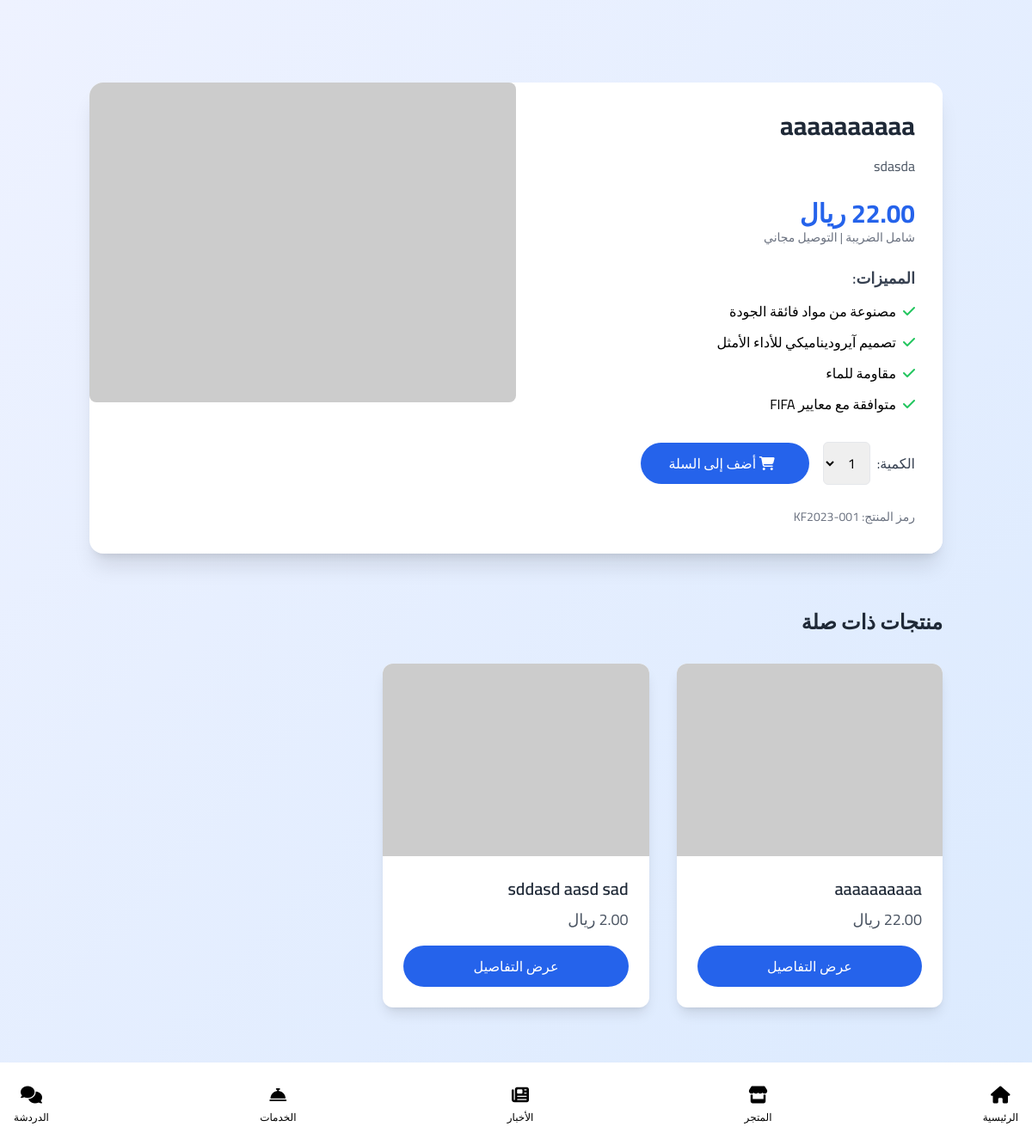
Screenshot of /student/viewProducts/1 (signed in) with the database file from the repository.
### students/models.py (models this page shows)
class ProductsModel(models.Model):
    club = models.ForeignKey(ClubsModel, on_delete=models.CASCADE)
    creator = models.ForeignKey(User, on_delete=models.SET_NULL, null=True)
    title = models.CharField(max_length=254, null=True)
    desc = models.TextField(null=True)
    price = models.DecimalField(max_digits = 6, decimal_places = 2)
    stock = models.IntegerField(default=1, null=True)
    classification = models.ManyToManyField('ProductsClassificationModel', blank=True)
    is_enabled = models.BooleanField(default=True)
    creation_date = models.DateTimeField(null=True, verbose_name="تاريخ الانشاء")

### students/views.py (the view)
# urls.py: path('viewProducts/<int:id>', views.viewProductsSpecific, name='viewProductsSpecific'),
def viewProductsSpecific(request, id):
    user = request.user
    club = user.userprofile.student_profile.club
    product = ProductsModel.objects.get(id=id)
    products = ProductsModel.objects.filter(club=club)
    return render(request, 'student/products/viewSpecific.html', {'product':product, 'products':products})

### messenger/templatetags/messenger_tags.py (called while the page is built)
@register.simple_tag
@stringfilter
def get_user_club(user_id):
    user = User.objects.get(id=user_id)
    club = getUserClub(user)
    return club

### messenger/views.py (called while the page is built)
def getUserClub(user):
    userprofile = user.userprofile
    if userprofile.account_type == '2':
        return userprofile.director_profile.club
    elif user.userprofile.account_type == '3':
        return userprofile.student_profile.club
    elif user.userprofile.account_type == '4':
        return userprofile.Coach_profile.club
    else:
        return None

### students/templatetags/students_tags.py (called while the page is built)
@register.simple_tag
@stringfilter
def get_product_imgs(id):
    imgs = ProductsImage.objects.filter(product__id=id)
    return imgs

### templates/student/products/viewSpecific.html (shortened to what this page needs)
{% extends "base_student.html" %} {% load students_tags %} {% load static %} {% block content %}
<link
  rel="stylesheet"
  href="https://cdn.jsdelivr.net/npm/swiper@11/swiper-bundle.min.css"
/>
<section
  class="w-full py-8 md:py-16 bg-gradient-to-br from-indigo-50 to-blue-100"
>
  <div class="container mx-auto px-4 mt-4 md:mt-8 pb-24">
    <div
      class="bg-white rounded-2xl shadow-xl overflow-hidden transition-shadow duration-300 hover:shadow-2xl"
    >
      <div class="flex flex-col md:flex-row-reverse">
        <div class="md:w-1/2 relative swiper-container">
          <div class="swiper-wrapper">
            {% get_product_imgs product.id as imgs %}
            {% for img in imgs %}
            <div class="swiper-slide">
              <img
                src="{{img.img_base64}}"
                class="w-full object-cover rounded-lg"
                alt=" 1"
              />
            </div>
            {% empty %}
            <div class="swiper-slide">
              <img
                src="https://via.placeholder.com/400x300"
                class="w-full object-cover rounded-lg"
                alt="{{img.title}} 1"
              />
            </div>
            {% endfor %}
          </div>
          <div
            class="absolute top-4 left-4 bg-blue-600 text-white px-3 py-1 rounded-full text-sm font-semibold"
          >
          </div>
        </div>
        <div
          class="md:w-1/2 p-6 md:p-8 flex flex-col justify-between bg-white z-50"
        >
          <div>
            <h1 class="text-3xl font-bold mb-4 text-right text-gray-800">
              {{product.title}}
            </h1>
            <p class="text-gray-600 mb-6 text-right leading-relaxed">
              {{product.desc}}
            </p>
            <div class="mb-6 text-right">
              <span class="text-3xl font-bold text-blue-600 block"
                >{{product.price}} ريال</span
              >
              <span class="text-sm text-gray-500 block"
                >شامل الضريبة | التوصيل مجاني</span
              >
            </div>
            <div class="mb-8">
              <h3 class="text-lg font-semibold mb-3 text-right text-gray-700">
                المميزات:
              </h3>
              <ul class="list-none text-right space-y-3">
                <li class="flex items-center justify-start">
                  <i class="fas fa-check text-green-500 ml-2"></i>
                  <span>مصنوعة من مواد فائقة الجودة</span>
                </li>
                <li class="flex items-center justify-start">
                  <i class="fas fa-check text-green-500 ml-2"></i>
                  <span>تصميم آيروديناميكي للأداء الأمثل</span>
                </li>
                <li class="flex items-center justify-start">
                  <i class="fas fa-check text-green-500 ml-2"></i>
                  <span>مقاومة للماء</span>
                </li>
                <li class="flex items-center justify-start">
                  <i class="fas fa-check text-green-500 ml-2"></i>
                  <span>متوافقة مع معايير FIFA</span>
                </li>
              </ul>
            </div>
          </div>
          <div>
            <div
              class="flex flex-col sm:flex-row justify-start items-center mb-6 space-y-4 sm:space-y-0"
            >
              <div class="flex items-center w-full sm:w-auto ml-4">
                <label for="quantity" class="text-right text-gray-700 ml-2"
                  >الكمية:</label
                >
                <select
                  id="quantity"
                  class="border rounded-md px-3 py-2 focus:outline-none focus:ring-2 focus:ring-blue-500"
                >
                  <option>1</option>
                </select>
              </div>
              <button
                class="w-full sm:w-auto bg-blue-600 text-white py-3 px-8 rounded-full hover:bg-blue-700 transition duration-300 transform hover:scale-105 focus:outline-none focus:ring-2 focus:ring-blue-500 focus:ring-opacity-50"
              >
                <i class="fas fa-shopping-cart mr-2"></i>
                <span>أضف إلى السلة</span>
              </button>
            </div>
            <div class="text-right">
              <span class="text-sm text-gray-500">رمز المنتج: KF2023-001</span>
            </div>
          </div>
        </div>
      </div>
    </div>
    <div class="mt-16">
      <h2 class="text-2xl font-bold mb-8 text-right text-gray-800">
        منتجات ذات صلة
      </h2>
      <div class="grid grid-cols-1 sm:grid-cols-2 lg:grid-cols-3 gap-8">
        {% for prod in products %}
        <div
          class="bg-white rounded-xl shadow-lg overflow-hidden transition-all duration-300 hover:shadow-xl hover:-translate-y-1"
        >
          <img
            src="https://via.placeholder.com/300x200"
            alt="حذاء كرة قدم"
            class="w-full h-56 object-cover transition-transform duration-300 hover:scale-105"
          />
          <div class="p-6 text-right">
            <h3 class="text-xl font-semibold mb-2 text-gray-800">
              {{prod.title}}
            </h3>
            <p class="text-gray-600 text-lg mb-4">{{prod.price}} ريال</p>
            <a
              href="#"
              class="block w-full bg-blue-600 text-white text-center py-3 rounded-full hover:bg-blue-700 transition duration-300 transform hover:scale-105 focus:outline-none focus:ring-2 focus:ring-blue-500 focus:ring-opacity-50"
            >
              <span>عرض التفاصيل</span>
            </a>
          </div>
        </div>
        {% endfor %}
      </div>
    </div>
  </div>
</section>
{% endblock %}

### templates/base_student.html (style rules this page uses)
body { font-family: "Cairo", sans-serif; }

### rows the page displays
ProductsModel: title "aaaaaaaaaa", desc "sdasda", price "22.00"
ProductsModel: title "sddasd aasd sad"
